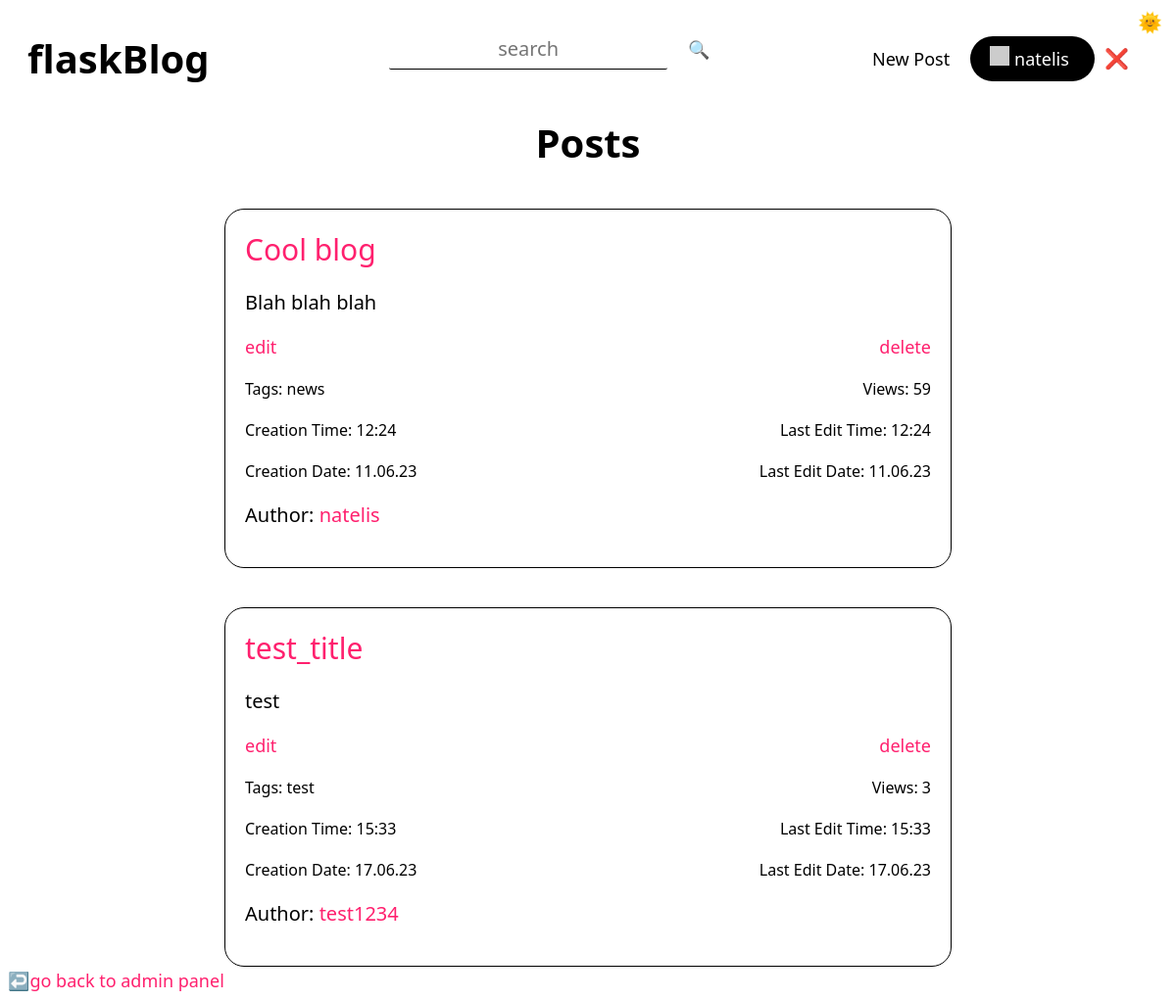
/admin/posts (signed in), run on the app's committed database.
### tables this page shows
CREATE TABLE "Users" (
	"userID"	INTEGER NOT NULL UNIQUE,
	"userName"	TEXT UNIQUE,
	"email"	TEXT UNIQUE,
	"password"	TEXT,
	"profilePicture"	TEXT,
	"role"	TEXT,
	"points"	INTEGER,
	"creationDate"	TEXT,
	"creationTime"	TEXT,
	PRIMARY KEY("userID" AUTOINCREMENT)
);

### routes/adminPanelPosts.py (the view)
@adminPanelPostsBlueprint.route("/admin/posts")
@adminPanelPostsBlueprint.route("/adminpanel/posts")
def adminPanelPosts():
    match "userName" in session:
        case True:
            connection = sqlite3.connect(USERS_DB)
            cursor = connection.cursor()
            cursor.execute(
                f'select role from users where userName = "{session["userName"]}"'
            )
            role = cursor.fetchone()[0]
            match role == "admin":
                case True:
                    connection = sqlite3.connect(POSTS_DB)
                    cursor = connection.cursor()
                    cursor.execute("select * from posts")
                    posts = cursor.fetchall()
                    return render_template(
                        "dashboard.html", posts=posts, showPosts=True
                    )
                case False:
                    return redirect("/")
        case False:
            return redirect("/")

### app.py (called while the page is built)
@app.context_processor
def utility_processor():
    getProfilePicture
    return dict(getProfilePicture=getProfilePicture)

### helpers.py (called while the page is built)
def getProfilePicture(userName):
    connection = sqlite3.connect(USERS_DB)
    cursor = connection.cursor()
    cursor.execute(
        f'select profilePicture from users where lower(userName) = "{userName.lower()}"'
    )
    return cursor.fetchone()[0]

### templates/dashboard.html (shortened to what this page needs)
{% extends 'layout.html'%} {%block head%}
<link
  rel="stylesheet"
  href="{{ url_for('static', filename='css/index.css') }}"
/>
<link
  rel="stylesheet"
  href="{{ url_for('static', filename='css/dashboard.css') }}"
/>
{% endblock head %} {%block body%} {% if showPosts %}
<h1 class="textCenter">Posts</h1>
{% for post in posts %}
<div class="post centeredHorizontally">
  <a class="title textPrimary" href="/post/{{post[0]}} ">{{post[1]}}</a>
  <div class="content" tag="content">{{post[3]|safe}}</div>
  <section>
    <a href="/editpost/{{post[0]}}" class="btn btnLink textPrimary">edit</a>
    <a
      href="/deletepost/{{post[0]}}/redirect=dashboard&{{session['userName'].lower()}}"
      class="btn btnLink textPrimary"
      >delete</a
    >
  </section>
  <div class="info">
    <p>Tags: {{post[2]}}</p>
    <p>Views: {{post[7]}}</p>
  </div>
  <div class="info">
    <p>Creation Time: {{post[6]}}</p>
    <p>Last Edit Time: {{post[9]}}</p>
  </div>
  <div class="info">
    <p>Creation Date: {{post[5]}}</p>
    <p>Last Edit Date: {{post[8]}}</p>
  </div>
  {% if request.path == "/admin/posts" %}
  <p>
    Author:
    <a href="/user/{{post[4].lower()}}" class="textPrimary">{{post[4]}}</a>
  </p>
  {% endif %}
</div>
{% endfor %} {% endif %}  {% if request.path == "/admin/posts" %}
<a href="/admin" class="btn btnLink textPrimary">↩️go back to admin panel</a>
{% endif %} {% endblock body %}

### templates/navbar.html (shortened to what this page needs)
<link
  rel="stylesheet"
  href="{{ url_for('static', filename='css/navbar.css') }}"
/>
<div class="navbar">
  <a href="/"><h1 class="btn btnLink btnHome">flaskBlog</h1></a>
  <div class="searchBar">
    <input
      type="text"
      id="searchInput"
      class="input"
      autocomplete="off"
      placeholder="search"
    /><button onclick="search()" class="btn">🔍</button>
  </div>
  <div class="btns">
    {% if session["userName"] %}
    <a href="/createpost">
      <button class="btn btnLink">New Post</button>
    </a>
    <a href="/user/{{session['userName'].lower()}}">
      <div class="btn btnPrimary user">
        <img
          class="profilePicture"
          src="{{ getProfilePicture(session['userName']) }}"
        />
        <button class="btn profileText">{{session["userName"]}}</button>
      </div>
    </a>
    <a href="/logout" title="logout">❌</a>
    {% elif hideLogin %}
    <a href="/signup"><button class="btn btnLink">Sign Up</button></a>
    {% elif hideSignUp %}
    <a href="/login/redirect=&"><button class="btn btnLink">Login</button></a>
    {%else%}
    <a href="/login/redirect=&"><button class="btn btnLink">Login</button></a>
    <a href="/signup"><button class="btn btnPrimary">Sign Up</button></a>
    {% endif %}
  </div>
</div>

### static/css/general.css (style rules this page uses)
:root { --themePrimary: #000; --themeSecondary: #fff; --themeHelper: #303030; --primaryColor: #ff206e; --primaryHelper: #FF4F8C; }
* { font-family: system-ui, "Segoe UI", Roboto, Helvetica, Arial, sans-serif, "Apple Color Emoji", "Segoe UI Emoji", "Segoe UI Symbol"; color: var(--themePrimary); }
html { font-size: 125% !important; }
body { background-color: var(--themeSecondary); }
a { text-decoration: none; user-select: none; }
button { background-color: transparent; border: 0; }
.input { margin-bottom: 1rem; border: 0px; height: 2rem; width: 14rem; text-align: center; display: block; color: var(--themePrimary); background-color: transparent; font-size: 1rem; border-bottom: 1px solid var(--themePrimary); transition: 0.4s; border-radius: 0.1rem; }
.centeredHorizontally { margin-left: auto; margin-right: auto; }
.btn { height: fit-content; width: fit-content; border-radius: 2rem; border: 0px; transition: 0.25s; font-weight: 500; cursor: pointer; font-size: 0.9rem; text-align: center; margin: 0rem 0.25rem; }
.btnPrimary { padding: 0.5rem 1rem 0.5rem 1rem; color: var(--themeSecondary); background-color: var(--themePrimary); }
.btnLink { background-color: transparent; }
.textPrimary { color: var(--primaryColor); transition: 0.25s; }
.textCenter { text-align: center; }

### static/css/index.css (style rules this page uses)
.post { max-width: 35rem; max-height: fit-content; margin-top: 2rem; border: 1px solid var(--themePrimary); border-radius: 1rem; padding: 1rem; }
.content { display: -webkit-box; overflow: hidden; -webkit-line-clamp: 8; -webkit-box-orient: vertical; margin: 1rem 0rem; }
.content p { display: inline; }
.title { font-size: 1.5rem; }

### static/css/dashboard.css (style rules this page uses)
a { margin: 0 !important; }
section, .info { display: flex; justify-content: space-between; }
.content { -webkit-line-clamp: 2; }
.info p { margin: 1rem 0 0 0; font-size: 0.8rem; }

### static/css/navbar.css (style rules this page uses)
.navbar { align-items: center; display: flex; width: 100%; justify-content: space-between; padding-top: 1rem; user-select: none; }
.btns { margin-right: 12rem; order: 5; }
.btnHome { margin-left: 12rem; order: 1; font-size: 2rem; font-weight: 550; }
.profilePicture { height: 1rem; width: 1rem; display: inline-block; }
.user { text-align: center; display: inline-block; height: fit-content; }
.profileText { margin: 0; padding-left: 0; color: var(--themeSecondary); }
#searchInput { display: inline-block; margin-right: 0.5rem; }
@media (min-width:968px) and (max-width:1280px) { .btnHome, .btns { margin-right: 2rem; } }
@media (min-width:968px) and (max-width:1280px) { .btnHome { margin-left: 1rem; } }

### data on the page
Users: userName "natelis", post "Cool blog", post "Blah blah blah", post "news", post "59", post "12:24", creationDate "11.06.23"

### other printed values
{{ post[1] }} "test_title"
{{ post[3]|safe }} "test"
{{ post[2] }} "test"
{{ post[7] }} "3"
{{ post[6] }} "15:33"
{{ post[9] }} "15:33"
{{ post[5] }} "17.06.23"
{{ post[8] }} "17.06.23"
{{ post[4] }} "test1234"
